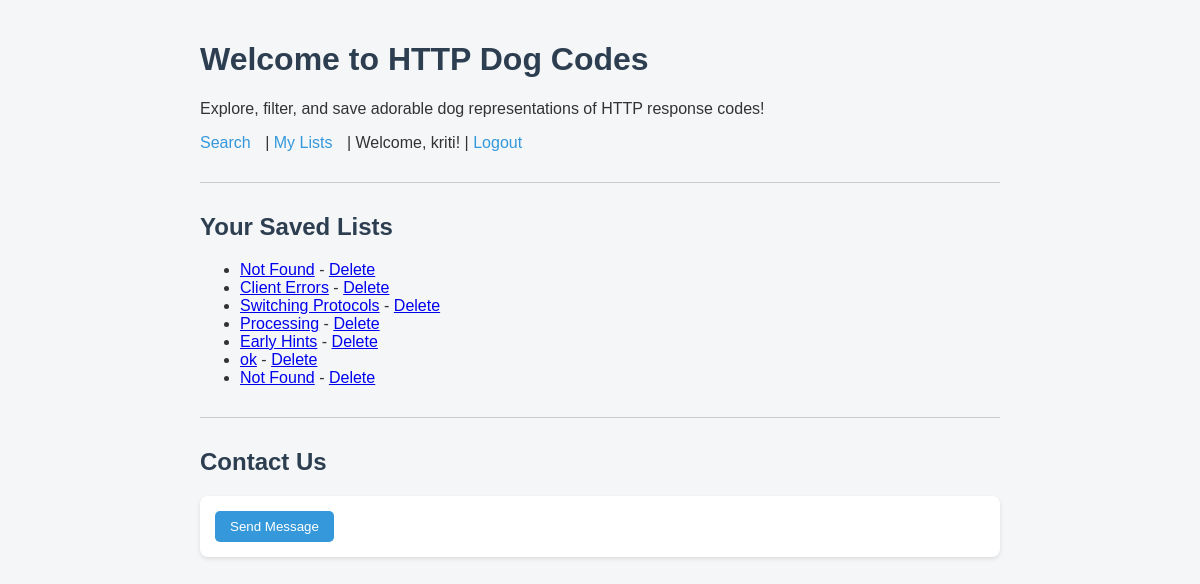
/lists/ (signed in), run on the app's committed database.
### dogcodes/models.py (models this page shows, shortened)
class ResponseList(models.Model):
    user = models.ForeignKey(User, on_delete=models.CASCADE)
    name = models.CharField(max_length=255)
    created_at = models.DateTimeField(auto_now_add=True)

### dogcodes/views.py (the view)
# urls.py: path('lists/', dogcodes_views.lists_view, name='lists'),
def lists_view(request):
    if not request.user.is_authenticated:
        return render(request, 'dogcodes/lists.html', {
            'error_message': 'Please log in to view your lists.'
        })
    lists = ResponseList.objects.filter(user=request.user)
    return render(request, 'dogcodes/lists.html', {'lists': lists})

### dogcodes/templates/dogcodes/lists.html
{% extends 'dogcodes/base.html' %}
{% block content %}
  <h2>Your Saved Lists</h2>
  {% if error_message %}
    <p style="color:red;">{{ error_message }}</p>
  {% else %}
    <ul>
      {% for list in lists %}
        <li>
          <a href="/list/{{ list.id }}/">{{ list.name }}</a> -
          <a href="/list/{{ list.id }}/delete/">Delete</a>
        </li>
      {% empty %}
        <li>No lists saved.</li>
      {% endfor %}
    </ul>
  {% endif %}
{% endblock %}

### dogcodes/templates/dogcodes/base.html (shortened to what this page needs)
{% load static %}
<!DOCTYPE html>
<html>
<head>
    <link rel="stylesheet" type="text/css" href="{% static 'css/styles.css' %}">
</head>
<body>
    <h1>Welcome to HTTP Dog Codes</h1>
    <p>Explore, filter, and save adorable dog representations of HTTP response codes!</p>
    <nav>
        <a href="/search/">Search</a> |
        <a href="/lists/">My Lists</a> |
        {% if user.is_authenticated %}
            <span>Welcome, {{ user.username }}!</span> |
            <a href="{% url 'logout' %}">Logout</a>
        {% else %}
            <a href="{% url 'login' %}">Login</a> |
            <a href="{% url 'signup' %}">Sign Up</a>
        {% endif %}
    </nav>
    <hr>
    {% block content %}{% endblock %}
    <hr>
    <h2>Contact Us</h2>
    <form method="post" action="{% url 'contact' %}">
        <button type="submit">Send Message</button>
    </form>
</body>
</html>

### dogcodes/static/css/styles.css (style rules this page uses)
body { font-family: Arial, sans-serif; background-color: #f4f6f8; color: #333; max-width: 800px; margin: 0 auto; padding: 20px; }
h1, h2 { color: #2c3e50; }
nav { margin-bottom: 20px; }
nav a { text-decoration: none; color: #3498db; margin-right: 10px; }
hr { border: none; border-top: 1px solid #ccc; margin: 30px 0; }
form { background: #fff; padding: 15px; border-radius: 8px; box-shadow: 0 2px 4px rgba(0,0,0,0.1); }
button { background-color: #3498db; color: white; border: none; padding: 8px 15px; border-radius: 5px; cursor: pointer; }

### data on the page
ResponseList: name "Not Found"
ResponseList: name "Client Errors"
ResponseList: name "Switching Protocols"
ResponseList: name "Processing"
ResponseList: name "Early Hints"
ResponseList: name "ok"
ResponseList: name "Not Found"

### other printed values
{{ user.username }} "kriti"
